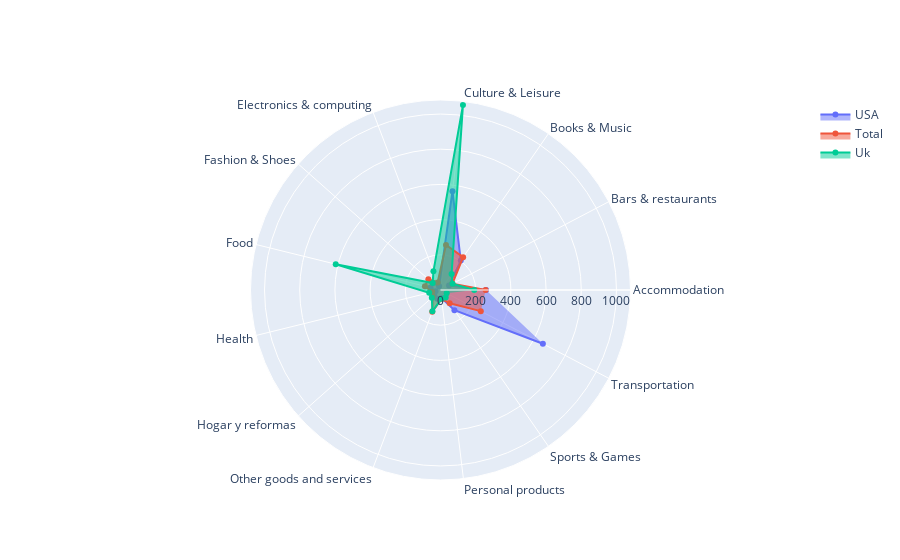

The notebook cell saved with this chart:
### Code cell
import plotly.graph_objects as go

fig = go.Figure()

fig.add_trace(go.Scatterpolar(
      r=US_FR['US_mean_amount'],
      theta=US_FR['category'],
      fill='toself',
      name='USA'
))

#fig.add_trace(go.Scatterpolar(
#      r=US_FR['CN_mean_amount'],
#      theta=US_FR['category'],
#      fill='toself',
#      name='China'
#))

fig.add_trace(go.Scatterpolar(
      r=US_FR['total_mean_amount'],
      theta=US_FR['category'],
      fill='toself',
      name='Total'
))

fig.add_trace(go.Scatterpolar(
      r=US_FR['UK_mean_amount'],
      theta=US_FR['category'],
      fill='toself',
      name='Uk'
))

fig.show()

### Figure 1 — Plotly figure (JSON) as saved in the notebook; plotly's stock layout.template omitted (floating-point values rounded to 4 significant figures)
{"data": [{"fill": "toself", "name": "USA", "r": [258.7, 54.68, 203, 565.4, 22.4, 59.68, 58.49, 29.16, 47.5, 53.33, 46.1, 139.3, 657.1], "theta": ["Accommodation", "Bars & restaurants", "Books & Music", "Culture & Leisure", "Electronics & computing", "Fashion & Shoes", "Food", "Health", "Hogar y reformas", "Other goods and services", "Personal products", "Sports & Games", "Transportation"], "type": "scatterpolar"}, {"fill": "toself", "name": "Total", "r": [256.4, 76.58, 226.4, 258.1, 46.24, 92.07, 91.23, 48.46, 58.9, 132.0, 50.91, 92.13, 258.6], "theta": ["Accommodation", "Bars & restaurants", "Books & Music", "Culture & Leisure", "Electronics & computing", "Fashion & Shoes", "Food", "Health", "Hogar y reformas", "Other goods and services", "Personal products", "Sports & Games", "Transportation"], "type": "scatterpolar"}, {"fill": "toself", "name": "Uk", "r": [191.6, 77.13, 111, 1058.0, 113.2, 59.37, 613.3, 66.18, 66, 129.4, 50.67, 51.86, 39.79], "theta": ["Accommodation", "Bars & restaurants", "Books & Music", "Culture & Leisure", "Electronics & computing", "Fashion & Shoes", "Food", "Health", "Hogar y reformas", "Other goods and services", "Personal products", "Sports & Games", "Transportation"], "type": "scatterpolar"}], "layout": {}}
